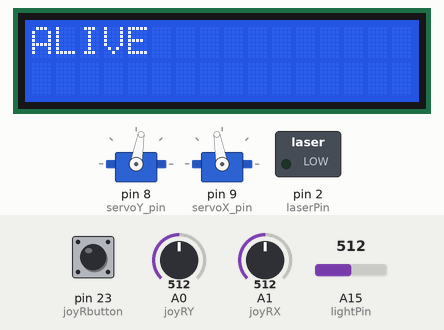
Bench run of a sketch on a simulated Arduino Mega 2560, built with avr-gcc and run on an emulated ATmega2560. On the bench: 2 × servo, 16×2 character LCD, switched loads named in the sketch (green lamp = pin HIGH). Inputs (shaded band) come from the test bench; at power-on: A1 (joyRX) = 512, A0 (joyRY) = 512, A15 (lightPin) = 512, pin 23 (joyRbutton) HIGH. What the sketch prints to the serial monitor is not drawn.

Above: at 1.2 s.
1.3 s: A1 (joyRX) set to 687
2.8 s: A1 (joyRX) set to 713
At 2.97 s:
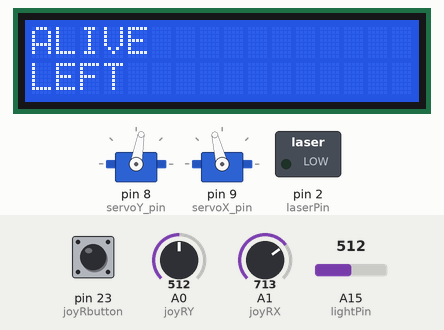
At 3.86 s:
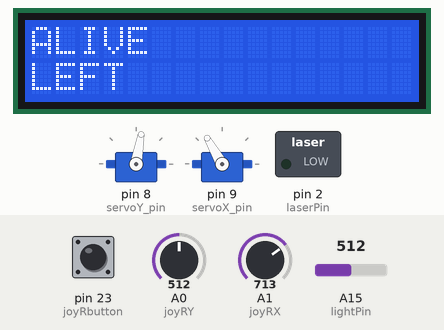
4.4 s: A0 (joyRY) set to 682
6.6 s: A0 (joyRY) set to 719
At 7.8 s:
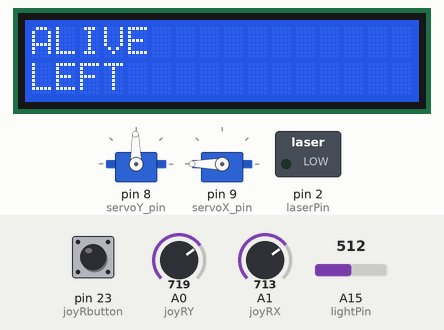
8.3 s: A15 (lightPin) set to 885
11.0 s: A15 (lightPin) set to 911
At 13.4 s:
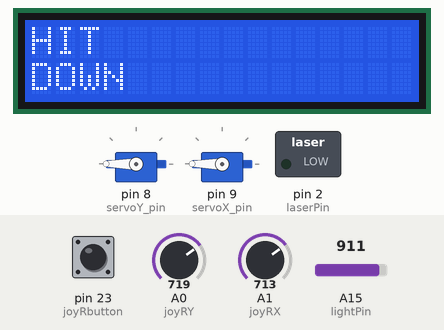
Timing chart, 0 to 13.6 s (numbered marks = the images above; inputs shaded):
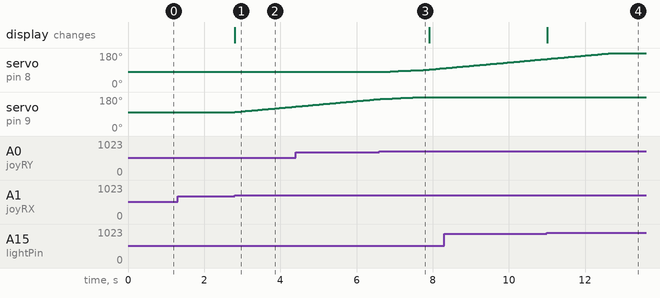

The sketch:

phase1.ino
```cpp
#include <Servo.h>
#include <LiquidCrystal.h>

Servo servoX;
Servo servoY;

int joyRX = A1;
int joyRY = A0;
int joyRbutton = 23;
int x_pos;
int y_pos;
int servoY_pin = 8;
int servoX_pin = 9;
int lightPin = A15;
int lightSensorValue = 0;
int initial_positionY = 80;
int initial_positionX = 100;
int joyRbuttonState = 0;
int laserPin = 2;
boolean toggle = true;

const int rs = 44, en = 45, d4 = 40, d5 = 41, d6 = 38, d7 = 39;
LiquidCrystal lcd(rs, en, d4, d5, d6, d7);

void setup () {
  Serial.begin (9600) ;
  servoY.attach (servoY_pin ) ;
  servoX.attach (servoX_pin ) ;
  servoY.write (initial_positionY);
  servoX.write (initial_positionX);
  pinMode (joyRX, INPUT) ;
  pinMode (joyRY, INPUT) ;
  pinMode (joyRbutton, INPUT_PULLUP);
  pinMode (laserPin, OUTPUT);
  pinMode (lightPin, INPUT);
  //Start the LCD object.
  lcd.begin(16, 2);
  //Start with a clear LCD screen.
  lcd.clear();
}

void loop ( ) {
  lightSensorValue = analogRead(lightPin); // read the value from the sensor
  Serial.println(lightSensorValue);

  lcd.setCursor(0, 0);
  if (lightSensorValue > 900){
    lcd.print("HIT             ");
  } else{
    lcd.print("ALIVE            ");
  }

  x_pos = analogRead (joyRX) ;
  y_pos = analogRead (joyRY) ;
  joyRbuttonState = digitalRead(joyRbutton);

  if (joyRbuttonState == LOW){
    delay(50);  //delay for debounce
    if(toggle){
      digitalWrite(laserPin, HIGH);   // set the LED on
      toggle = !toggle;
    } else{
      digitalWrite(laserPin, LOW);    // set the LED off
      toggle = !toggle;
    }
  }

  lcd.setCursor(0,1);
  if (x_pos < 300){
    if (initial_positionX < 10) {
    } else {
      initial_positionX = initial_positionX - 1;
      servoX.write (initial_positionX);
      lcd.print("RIGHT           ");
      delay(50);
    }
  }

  if (x_pos > 700){
    if (initial_positionX > 180){
    } else {
      initial_positionX = initial_positionX + 1;
      servoX.write (initial_positionX);
      lcd.print("LEFT             ");
      delay(50);
    }
  }

  if (y_pos < 300){
    if (initial_positionY < 10) {
    } else {
      initial_positionY = initial_positionY - 1;
      servoY.write (initial_positionY);
      lcd.print("UP               ");
      delay(50);
      }
   }

  if (y_pos > 700){
    if (initial_positionY > 180){
    } else{
      initial_positionY = initial_positionY + 1;
      servoY.write (initial_positionY);
      lcd.print("DOWN             ");
      delay(50);
    }
  }
}
```

Measured:
- the behaviour switches between 700 and 701 on A1 (joyRX) (found by bisection; images 0 and 1)
- the behaviour switches between 700 and 701 on A0 (joyRY) (found by bisection; images 2 and 3)
- the behaviour switches between 900 and 901 on A15 (lightPin) (found by bisection; images 3 and 4)
- after the input at 1.3 s, every drawn part: stays the same
- after the input at 2.8 s, servo on pin 9 (servoX_pin): moves from 100° to 129° over 1.5 s, starting at once; the display: changes at once (image 1)
- after the input at 6.6 s, servo on pin 8 (servoY_pin): moves from 80° to 100° over 1.6 s, starting after 0.07 s
- after the input at 11.0 s, the display: changes at once (image 4)
